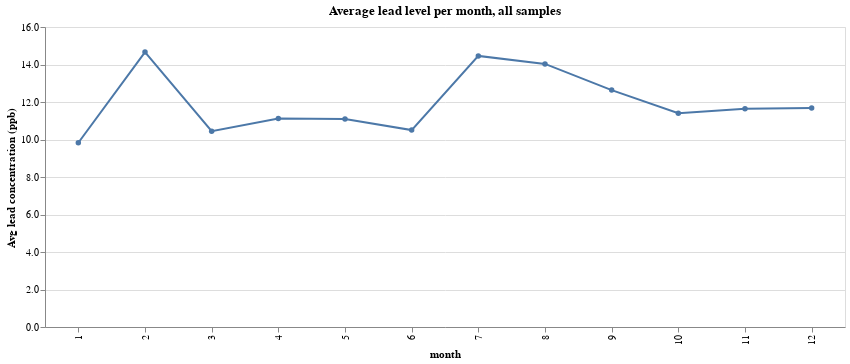

Write notebook code for a chart like this one.
### Code cell
avg_per_month = chicago_sampling.copy()
avg_per_month['site_average'] = avg_per_month[num_cols].mean(axis=1)

avg_month = avg_per_month.groupby('month')['site_average'].mean().reset_index()

alt.Chart(avg_month, width=800, title='Average lead level per month, all samples').mark_line(point=True).encode(
    x=alt.X('month:O',sort=[1,2,3,4,5,6,7,8,9,10,11,12]),
    y=alt.Y('site_average', axis=alt.Axis(title='Avg lead concentration (ppb)', format='.1f')),
)

### Figure 1 — Vega-Lite specification as saved in the notebook (floating-point values rounded to 4 significant figures)
{"config": {"view": {"continuousWidth": 400, "continuousHeight": 300}}, "data": {"name": "data-727da51da4334ad8dcc9d7c5e4d6ad49"}, "mark": {"type": "line", "point": true}, "encoding": {"x": {"type": "ordinal", "field": "month", "sort": [1, 2, 3, 4, 5, 6, 7, 8, 9, 10, 11, 12]}, "y": {"type": "quantitative", "axis": {"format": ".1f", "title": "Avg lead concentration (ppb)"}, "field": "site_average"}}, "title": "Average lead level per month, all samples", "width": 800, "$schema": "https://vega.github.io/schema/vega-lite/v4.8.1.json", "datasets": {"data-727da51da4334ad8dcc9d7c5e4d6ad49": [{"month": 1, "site_average": 9.825}, {"month": 2, "site_average": 14.66}, {"month": 3, "site_average": 10.44}, {"month": 4, "site_average": 11.12}, {"month": 5, "site_average": 11.09}, {"month": 6, "site_average": 10.5}, {"month": 7, "site_average": 14.46}, {"month": 8, "site_average": 14.03}, {"month": 9, "site_average": 12.63}, {"month": 10, "site_average": 11.4}, {"month": 11, "site_average": 11.64}, {"month": 12, "site_average": 11.68}]}}
